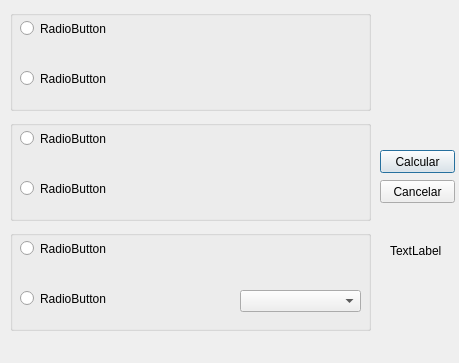
<?xml version="1.0" encoding="UTF-8"?>
<ui version="4.0">
 <class>CalcularPoblacionDialogBase</class>
 <widget class="QDialog" name="CalcularPoblacionDialogBase">
  <property name="geometry">
   <rect>
    <x>0</x>
    <y>0</y>
    <width>459</width>
    <height>363</height>
   </rect>
  </property>
  <property name="windowTitle">
   <string>GISSAT - Calcular Poblacion por Zona</string>
  </property>
  <widget class="QDialogButtonBox" name="btnAceptar">
   <property name="geometry">
    <rect>
     <x>380</x>
     <y>140</y>
     <width>71</width>
     <height>71</height>
    </rect>
   </property>
   <property name="orientation">
    <enum>Qt::Vertical</enum>
   </property>
  </widget>
  <widget class="QGroupBox" name="groupBox">
   <property name="geometry">
    <rect>
     <x>10</x>
     <y>10</y>
     <width>361</width>
     <height>101</height>
    </rect>
   </property>
   <property name="title">
    <string/>
   </property>
   <widget class="QRadioButton" name="rbPI">
    <property name="geometry">
     <rect>
      <x>10</x>
      <y>10</y>
      <width>221</width>
      <height>17</height>
     </rect>
    </property>
    <property name="text">
     <string>RadioButton</string>
    </property>
   </widget>
   <widget class="QRadioButton" name="rbPA">
    <property name="geometry">
     <rect>
      <x>10</x>
      <y>60</y>
      <width>221</width>
      <height>17</height>
     </rect>
    </property>
    <property name="text">
     <string>RadioButton</string>
    </property>
   </widget>
  </widget>
  <widget class="QGroupBox" name="groupBox_2">
   <property name="geometry">
    <rect>
     <x>10</x>
     <y>120</y>
     <width>361</width>
     <height>101</height>
    </rect>
   </property>
   <property name="title">
    <string/>
   </property>
   <widget class="QRadioButton" name="rbZona">
    <property name="geometry">
     <rect>
      <x>10</x>
      <y>10</y>
      <width>221</width>
      <height>17</height>
     </rect>
    </property>
    <property name="text">
     <string>RadioButton</string>
    </property>
   </widget>
   <widget class="QRadioButton" name="rbSector">
    <property name="geometry">
     <rect>
      <x>10</x>
      <y>60</y>
      <width>221</width>
      <height>17</height>
     </rect>
    </property>
    <property name="text">
     <string>RadioButton</string>
    </property>
   </widget>
  </widget>
  <widget class="QGroupBox" name="groupBox_3">
   <property name="geometry">
    <rect>
     <x>10</x>
     <y>230</y>
     <width>361</width>
     <height>101</height>
    </rect>
   </property>
   <property name="title">
    <string/>
   </property>
   <widget class="QRadioButton" name="rbAll">
    <property name="geometry">
     <rect>
      <x>10</x>
      <y>10</y>
      <width>201</width>
      <height>17</height>
     </rect>
    </property>
    <property name="text">
     <string>RadioButton</string>
    </property>
   </widget>
   <widget class="QRadioButton" name="rbPZona">
    <property name="geometry">
     <rect>
      <x>10</x>
      <y>60</y>
      <width>201</width>
      <height>17</height>
     </rect>
    </property>
    <property name="text">
     <string>RadioButton</string>
    </property>
   </widget>
   <widget class="QComboBox" name="cbZonas">
    <property name="geometry">
     <rect>
      <x>230</x>
      <y>60</y>
      <width>121</width>
      <height>22</height>
     </rect>
    </property>
   </widget>
  </widget>
  <widget class="QPushButton" name="btnCalculate">
   <property name="geometry">
    <rect>
     <x>380</x>
     <y>150</y>
     <width>75</width>
     <height>23</height>
    </rect>
   </property>
   <property name="text">
    <string>Calcular</string>
   </property>
  </widget>
  <widget class="QPushButton" name="btnCancel">
   <property name="geometry">
    <rect>
     <x>380</x>
     <y>180</y>
     <width>75</width>
     <height>23</height>
    </rect>
   </property>
   <property name="text">
    <string>Cancelar</string>
   </property>
  </widget>
  <widget class="QLabel" name="label">
   <property name="geometry">
    <rect>
     <x>390</x>
     <y>220</y>
     <width>61</width>
     <height>61</height>
    </rect>
   </property>
   <property name="text">
    <string>TextLabel</string>
   </property>
  </widget>
 </widget>
 <resources/>
 <connections>
  <connection>
   <sender>btnAceptar</sender>
   <signal>accepted()</signal>
   <receiver>CalcularPoblacionDialogBase</receiver>
   <slot>accept()</slot>
   <hints>
    <hint type="sourcelabel">
     <x>20</x>
     <y>20</y>
    </hint>
    <hint type="destinationlabel">
     <x>20</x>
     <y>20</y>
    </hint>
   </hints>
  </connection>
  <connection>
   <sender>btnAceptar</sender>
   <signal>rejected()</signal>
   <receiver>CalcularPoblacionDialogBase</receiver>
   <slot>reject()</slot>
   <hints>
    <hint type="sourcelabel">
     <x>20</x>
     <y>20</y>
    </hint>
    <hint type="destinationlabel">
     <x>20</x>
     <y>20</y>
    </hint>
   </hints>
  </connection>
 </connections>
</ui>
